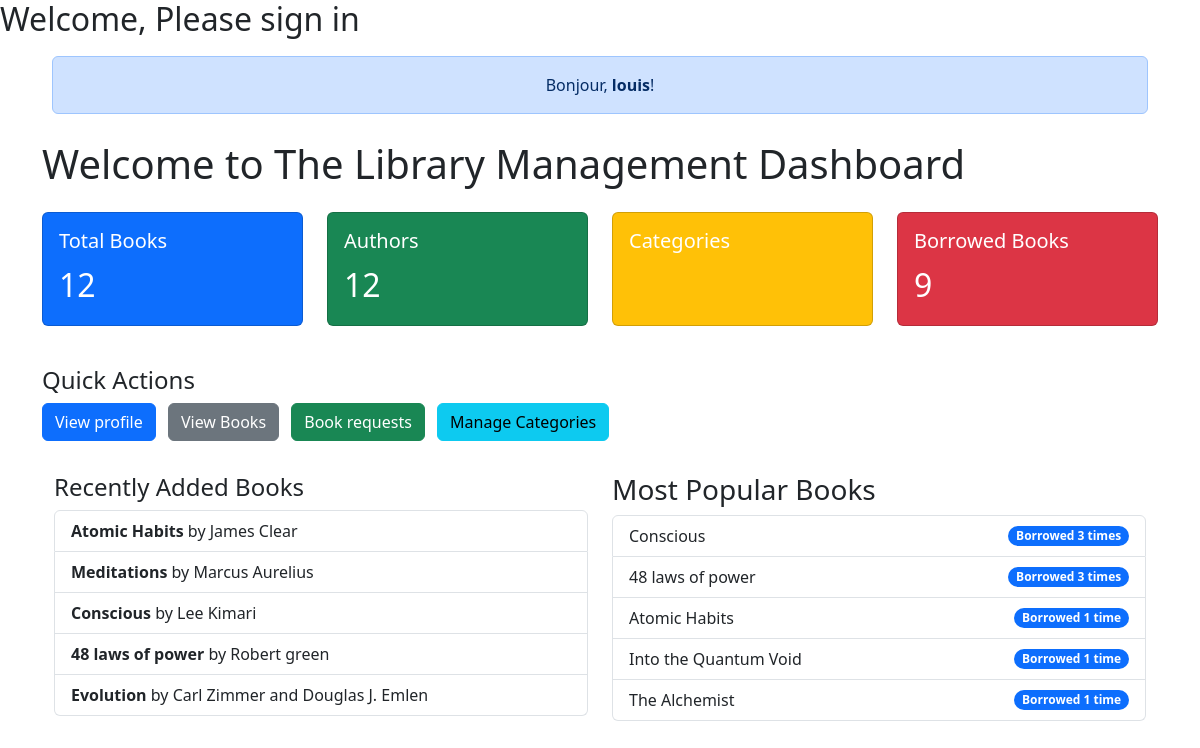
The app's page /library/ (signed in) with its own data.
### library_app/models.py (models this page shows, shortened)
class Book(models.Model):
    title = models.CharField(max_length=255)
    author = models.CharField(max_length=255)
    isbn = models.CharField(max_length=13, unique=True)
    category = models.CharField(max_length=100)
    description = models.TextField(blank=True)  # NEW field
    total_copies = models.PositiveIntegerField()
    available_copies = models.PositiveIntegerField()
    added_by = models.ForeignKey(User, on_delete=models.SET_NULL, null=True, blank=True)  # NEW field
    publisher = models.ForeignKey('Publisher', on_delete=models.SET_NULL, null=True, blank=True)  # NEW field
    created_at = models.DateTimeField(auto_now_add=True)
    updated_at = models.DateTimeField(auto_now=True)

### library_app/views.py (the view)
# urls.py: path('', dashboard, name='dashboard'),
def dashboard(request):
    total_books = Book.objects.count()
    borrowed_books = IssuedBook.objects.filter(return_date__isnull=True).count()
    recent_books = Book.objects.order_by('-created_at')[:5]
    popular_books = (
        Book.objects.annotate(borrow_count=Count('issuedbook'))
        .order_by('-borrow_count')[:5]
    )
    context = {
        'title': "Dashboard",
        'total_books': total_books,
        'borrowed_books': borrowed_books,
        'recent_books': recent_books,
        'popular_books': popular_books,
        'current_year': datetime.now().year,
    }
    return render(request, 'library_app/dashboard.html', context)

### library_app/templates/library_app/dashboard.html (shortened to what this page needs)
{% extends 'base.html' %} {% block content %}
<div class="container">
  <header style="color: black; padding: 10px">
    {% if user.is_authenticated %}
    <div class="alert alert-primary text-center mb-3">
      Bonjour, <strong>{{ user.username }}</strong>!
    </div>
    {% else %}
    <div class="text-center">
      <a href="{% url 'login' %}" class="btn btn-primary">Login</a>
    </div>
    {% endif %}
  </header>
  <h1>Welcome to The Library Management Dashboard</h1>
  <div class="row my-4">
    <div class="col-md-3 mb-3">
      <div class="card text-white bg-primary h-100">
        <div class="card-body">
          <h5 class="card-title">Total Books</h5>
          <p class="card-text fs-2">{{ total_books }}</p>
        </div>
      </div>
    </div>
    <div class="col-md-3 mb-3">
      <div class="card text-white bg-success h-100">
        <div class="card-body">
          <h5 class="card-title">Authors</h5>
          <p class="card-text fs-2">{{ total_books }}</p>
        </div>
      </div>
    </div>
    <div class="col-md-3 mb-3">
      <div class="card text-white bg-warning h-100">
        <div class="card-body">
          <h5 class="card-title">Categories</h5>
        </div>
      </div>
    </div>
    <div class="col-md-3 mb-3">
      <div class="card text-white bg-danger h-100">
        <div class="card-body">
          <h5 class="card-title">Borrowed Books</h5>
          <p class="card-text fs-2">{{ borrowed_books }}</p>
        </div>
      </div>
    </div>
  </div>
  <div class="my-4">
    <h4>Quick Actions</h4>
    <a href="{% url 'profile' %}" class="btn btn-primary me-2 mb-2"
      >View profile</a
    >
    <a href="{% url 'book_list' %}" class="btn btn-secondary me-2 mb-2"
      >View Books</a
    >
    <a href="{% url 'my_requests' %}" class="btn btn-success me-2 mb-2"
      >Book requests</a
    >
    <a href="#" class="btn btn-info me-2 mb-2">Manage Categories</a>
  </div>
  <div class="container my-4">
    <div class="row">
      <section class="col-md-6 mb-4">
        <h4>Recently Added Books</h4>
        <ul class="list-group">
          {% for book in recent_books %}
          <li class="list-group-item">
            <strong>{{ book.title }}</strong> by {{ book.author }}
          </li>
          {% empty %}
          <li class="list-group-item">No recent books.</li>
          {% endfor %}
        </ul>
      </section>
      <section class="col-md-6 mb-4">
        <h3>Most Popular Books</h3>
        <ul class="list-group">
          {% for book in popular_books %}
          <li
            class="list-group-item d-flex justify-content-between align-items-center"
          >
            {{ book.title }}
            <span class="badge bg-primary rounded-pill"
              >Borrowed
              <span>
                {{ book.borrow_count }}
                <span>time{% if book.borrow_count != 1 %}s{% endif %}</span>
              </span>
            </span>
          </li>
          {% empty %}
          <li class="list-group-item">No popular books yet.</li>
          {% endfor %}
        </ul>
      </section>
    </div>
  </div>
</div>
{% endblock content %}

### records on screen
Book: title "Atomic Habits", author "James Clear", borrow_count "1"
Book: title "Meditations", author "Marcus Aurelius"
Book: title "Conscious", author "Lee Kimari", borrow_count "3"
Book: title "48 laws of power", author "Robert green", borrow_count "3"
Book: title "Evolution", author "Carl Zimmer and Douglas J. Emlen"
Book: title "Into the Quantum Void", borrow_count "1"
Book: title "The Alchemist", borrow_count "1"

### other values on screen
{{ user.username }} "louis"
{{ total_books }} "12"
{{ borrowed_books }} "9"
